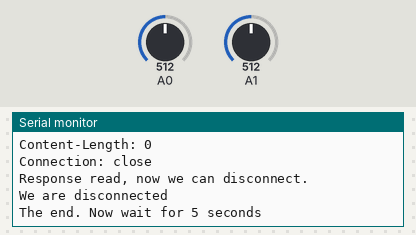
Recording of a sketch running on a simulated Arduino Uno, built with avr-gcc and run on an emulated ATmega328P. Shown: the last lines printed to the serial monitor. The inputs (shaded band) are chosen by the test bench; at power-on: A0 = 512, A1 = 512. WiFi joins after 1.5 s; servers stay silent unless stated; uploads are accepted with an empty reply.

Above: at 1.2 s.
1.3 s: A0 set to 716
At 10.68 s:
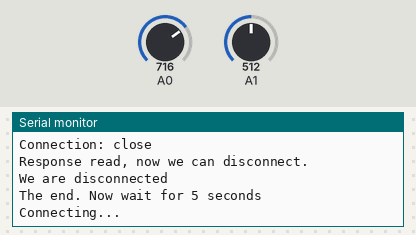
12.5 s: A1 set to 716
At 13.6 s:
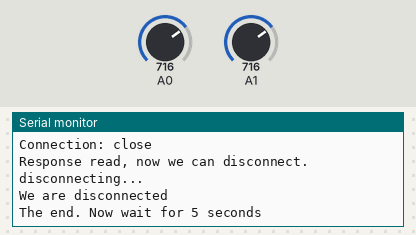
16.0 s: A0 set to 900
19.5 s: A1 set to 900
At 21.38 s:
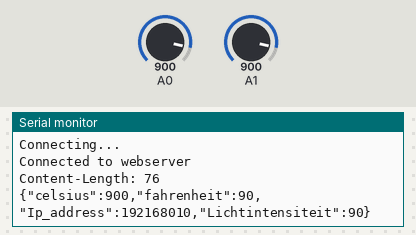

The sketch:

sketch_sep11b.ino
```cpp
#include <SPI.h>
#include <Ethernet.h>
//#include <time.h>
// check your ethernet shield
// Make sure it's unique
byte mac[] = { 0x90,0xA2,0xDA,0x0E,0xF4,0x66 };
IPAddress server(192,168,0,1); // IP of webserver
IPAddress ip(192,168,0,10); // IP of Arduino (web client)
EthernetClient client;
void setup(){
 Serial.begin(9600);
 Ethernet.begin(mac, ip);
}
void loop(){
 Serial.println("Connecting...");
 if(client.connect(server, 80)){
 // connected to webserver
 Serial.println("Connected to webserver");
 // Send HTTP request to server
 postRequest();

 // also when no content!
 Serial.println("Request send... wait for response");
 while(!client.available()){
 delay(5); // let's take five. Here we should check for time out
 }
 Serial.println("Response received:");
 while(client.available()){
 char c = client.read();
 Serial.print(c);
 delay(1); // give input some time do to it's thing
 }
 Serial.println();
 Serial.println("Response read, now we can disconnect.");
 if(!client.connected()){
 Serial.println("disconnecting...");
 client.stop();
 }
 Serial.println("We are disconnected");
 }
 else {
 Serial.println("Connection failed");

 client.println("GET http://192.168.0.1/iotweek2/api/temperatuur HTTP/1.1");
 client.println("Host: 192.168.0.1");
 client.println("Connection: close"); // we work disconnected
 client.println(); // always one empty line between headers and content
delay(100);
while(client.available()){
 char c = client.read();
 Serial.print(c);
 delay(1); // give input some time do to it's thing
 }
 }
 Serial.println("The end. Now wait for 5 seconds");
 delay(10000);
}

void postRequest(){
client.println("POST http://192.168.0.1/iotweek2/api/temperatuur HTTP/1.1");
 client.println("Host: 192.168.0.1");
 client.println("Content-type: application/json");
 String test2 = "Content-Length: ";
 char buf[256];
sprintf(buf, "%fd",analogRead(0));
 test2+=(74+strlen(buf));
 client.println(test2);
 Serial.println(test2);
 client.println("Connection: close"); // we work disconnected
 client.println(); // always one empty line between headers and content
 String testding = "{\"celsius\":";
 testding += analogRead(0);
 testding += ",\"fahrenheit\":";
 int fahrenheit= analogRead(0)/10;
 testding += fahrenheit;
 testding += ",\"Ip_address\":192168010";
 testding += ",\"Lichtintensiteit\":";
 int lichtintensiteit = analogRead(1)/10;
 testding += lichtintensiteit;
 testding += "}";
 client.println(testding);
  Serial.println(testding);
  //time_t t = now();
  //Serial.println(t);
}
```

Measured:
- after the input at 19.5 s, the serial monitor: prints a new line after 1.8 s (image 3)
